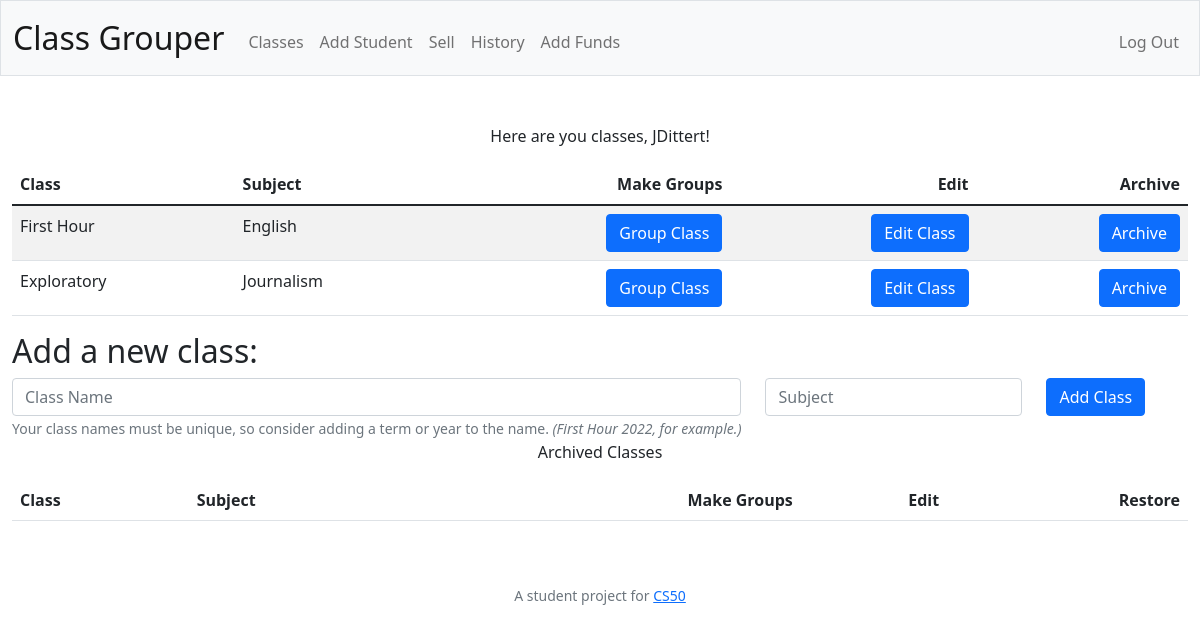
The page /classes (signed in) on the database as committed earlier.
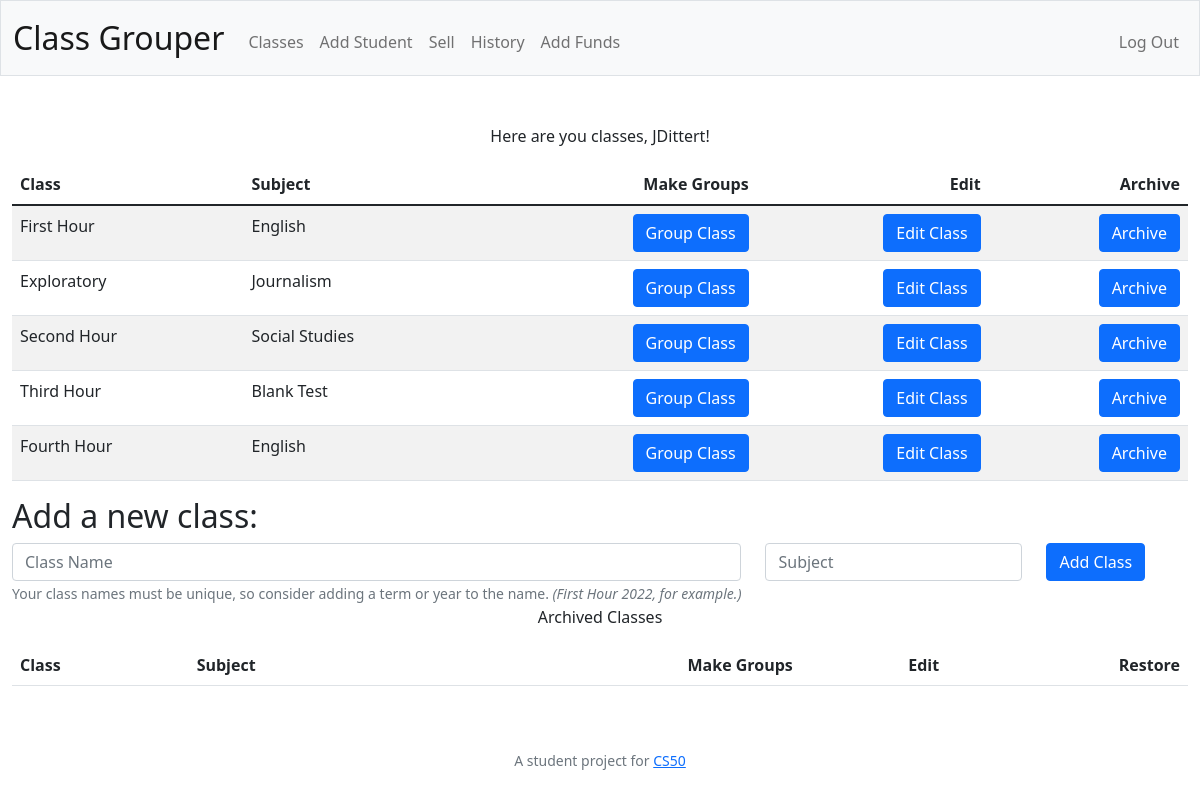
The same page on the database as committed later.
### tables this page shows
CREATE TABLE users (id INTEGER PRIMARY KEY AUTOINCREMENT NOT NULL, username TEXT NOT NULL, usercase TEXT NOT NULL, hash TEXT NOT NULL);

CREATE TABLE classes (id INTEGER PRIMARY KEY AUTOINCREMENT NOT NULL, class TEXT NOT NULL, subject TEXT NOT NULL, teacher INTEGER NOT NULL, archived TEXT NOT NULL DEFAULT "no", FOREIGN KEY (teacher) REFERENCES users(id));

### app.py (the view)
@app.route("/classes")
@login_required
def classes():
    teacher = db.execute(
        "SELECT * FROM users WHERE id = ?", session["user_id"]
    )
    name = teacher[0]["usercase"]
    classes = db.execute(
        "SELECT * FROM classes WHERE teacher = ? AND archived = ?", session["user_id"], "no"
    )
    archived = db.execute("SELECT * FROM classes WHERE teacher = ? AND archived = ?", session["user_id"], "yes")
    if not classes:
        message = "You have not entered any classes"
        return render_template("classes.html", name=name, message=message)
    else:
        message = "Here are you classes"
        return render_template("classes.html", archived=archived, name=name, message=message, classes=classes)

### app.py (called while the page is built)
@app.after_request
def after_request(response):
    response.headers["Cache-Control"] = "no-cache, no-store, must-revalidate"
    response.headers["Expires"] = 0
    response.headers["Pragma"] = "no-cache"
    return response

### helpers.py (called while the page is built)
def login_required(f):
    @wraps(f)
    def decorated_function(*args, **kwargs):
        if session.get("user_id") is None:
            return redirect("/login")
        return f(*args, **kwargs)
    return decorated_function

### templates/classes.html (shortened to what this page needs)
{% extends "layout.html" %}
{% block main %}
    <div>
        <p>{{ message }}, {{ name }}!</p>
    </div>
    <table class="table table-striped">
        <thead>
            <tr>
                <th class="text-start">Class</th>
                <th class="text-start">Subject</th>
                <th class="text-end">Make Groups</th>
                <th class="text-end">Edit</th>
                <th class="text-end">Archive</th>
            </tr>
        </thead>
        <tbody>
            {% for class in classes %}
                <tr>
                    <td class="text-start">{{ class.class }}</td>
                    <td class="text-start">{{ class.subject }}</td>
                    <td class="text-end">
                        <form action="/group?period={{ class.class }}" method="post">
                            <button class="btn btn-primary" type="submit" id="{{ class.class }}" name="{{ class.class}}">Group Class</button>
                        </form>
                    </td>
                    <td class="text-end">
                        <form action="/edit?period={{ class.class }}" method="post">
                            <button class="btn btn-primary" type="submit" id="edit{{ class.class }}" name="edit{{ class.class }}">Edit Class</td>
                    <td class="text-end">
                        <form action="/archive?period={{ class.class }}" method="post">
                            <button class="btn btn-primary" type="submit" id="archive{{ class.class }}" name="archive{{ class.class }}">Archive</td>
                </tr>
            {% endfor %}
        </tbody>
    </table>
    <div>
        <h2 class="text-start">Add a new class:</h2>
        <div>
        <form action="/add_class" method="post">
            <div class="row">
                <div class="form-group col-auto">
                    <input autocomplete="off" class="form-control" id="class" name="class" placeholder="Class Name" type="text" aria-describedby="classHelpBlock">
                    <small id="classHelpBlock" class="form-text text-muted">
                        Your class names must be unique, so consider adding a term or year to the name. <i>(First Hour 2022, for example.)</i></small>
                </div>
                <div class="col-auto">
                    <input class="form-control" id="subject" name="subject" placeholder="Subject" type="text">
                </div>
                <div class="col-auto">
                    <button class="btn btn-primary" type="submit">Add Class</button>
                </div>
            </div>
        </form>
        </div>
    </div>
    <div>
        <p>Archived Classes</p>
    </div>
    <table class="table table-striped">
        <thead>
            <tr>
                <th class="text-start">Class</th>
                <th class="text-start">Subject</th>
                <th class="text-end">Make Groups</th>
                <th class="text-end">Edit</th>
                <th class="text-end">Restore</th>
            </tr>
        </thead>
    </table>
{% endblock %}

### templates/layout.html (shortened to what this page needs)
<!DOCTYPE html>
<html lang="en">
    <head>
        <link href="https://cdn.jsdelivr.net/npm/bootstrap@5.1.3/dist/css/bootstrap.min.css" rel="stylesheet">
        <link href="/static/styles.css" rel="stylesheet">
    </head>
    <body>
        <nav class="bg-light border navbar navbar-expand-md navbar-light">
            <div class="container-fluid">
                <a class="navbar-brand" href="/">Class Grouper</a>
                <div class="collapse navbar-collapse" id="navbar">
                    {% if session["user_id"] %}
                        <ul class="navbar-nav me-auto mt-2">
                            <li class="nav-item"><a class="nav-link" href="/classes">Classes</a></li>
                            <li class="nav-item"><a class="nav-link" href="/add_student">Add Student</a></li>
                            <li class="nav-item"><a class="nav-link" href="/sell">Sell</a></li>
                            <li class="nav-item"><a class="nav-link" href="/history">History</a></li>
                            <li class="nav-item"><a class="nav-link" href="/add">Add Funds</a></li>
                        </ul>
                        <ul class="navbar-nav ms-auto mt-2">
                            <li class="nav-item"><a class="nav-link" href="/logout">Log Out</a></li>
                        </ul>
                    {% else %}
                        <ul class="navbar-nav ms-auto mt-2">
                            <li class="nav-item"><a class="nav-link" href="/register">Register</a></li>
                            <li class="nav-item"><a class="nav-link" href="/login">Log In</a></li>
                        </ul>
                    {% endif %}
                </div>
            </div>
        </nav>
        <main class="container-fluid py-5 text-center">
            {% block main %}{% endblock %}
        </main>
        <footer class="mb-5 small text-center text-muted">
            A student project for <a href="https://cs50.harvard.edu/x/2022/">CS50</a>
        </footer>
    </body>
</html>

### Static/styles.css (style rules this page uses)
nav .navbar-brand { font-size: xx-large; }

Rows that differ between the two databases and show on the page:
added classes: class "Second Hour", subject "Social Studies"
added classes: class "Third Hour", subject "Blank Test"
added classes: class "Fourth Hour", subject "English"
